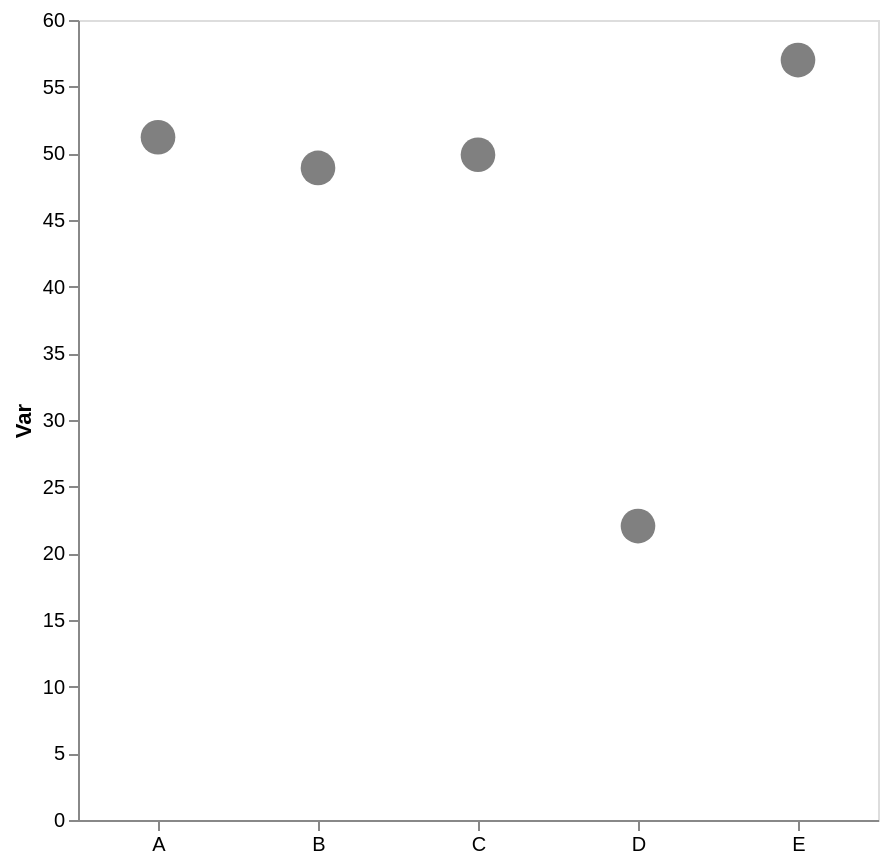

Source (Vega-Lite JSON):
### Vega-Lite specification from a JSON file in a GitHub repository (floating-point values rounded to 4 significant figures)
{"config": {"view": {"continuousWidth": 300, "continuousHeight": 300}, "axis": {"grid": false}, "bar": {"color": "gray"}}, "data": {"name": "data-af302f3e0acb538383bca48f75a3d926"}, "mark": {"type": "point", "color": "gray", "filled": true, "size": 300}, "encoding": {"x": {"axis": {"labelAngle": 0, "title": null}, "field": "cat", "type": "nominal"}, "y": {"aggregate": "mean", "axis": {"title": "Var"}, "field": "var1", "type": "quantitative"}}, "height": 400, "width": 400, "$schema": "https://vega.github.io/schema/vega-lite/v5.17.0.json", "datasets": {"data-af302f3e0acb538383bca48f75a3d926": [{"cat": "B", "var1": 48.14, "var2": 47.62}, {"cat": "E", "var1": 56.99, "var2": 45.95}, {"cat": "C", "var1": 50.37, "var2": 52.4}, {"cat": "A", "var1": 51.21, "var2": 40.56}, {"cat": "B", "var1": 56.81, "var2": 53.45}, {"cat": "D", "var1": 22.23, "var2": 53.8}, {"cat": "C", "var1": 41.22, "var2": 42.77}, {"cat": "D", "var1": 21.85, "var2": 60.49}, {"cat": "B", "var1": 42.57, "var2": 48.21}, {"cat": "B", "var1": 51.13, "var2": 57.94}, {"cat": "B", "var1": 45.88, "var2": 40.71}, {"cat": "C", "var1": 58.09, "var2": 58.83}]}}
